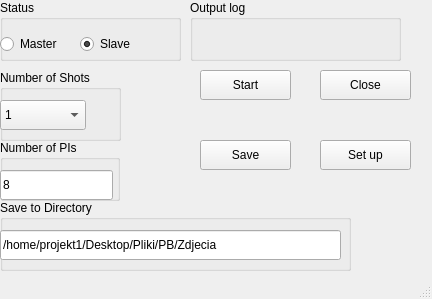
<?xml version="1.0" encoding="UTF-8"?>
<ui version="4.0">
 <class>MainWindow</class>
 <widget class="QMainWindow" name="MainWindow">
  <property name="geometry">
   <rect>
    <x>0</x>
    <y>0</y>
    <width>432</width>
    <height>299</height>
   </rect>
  </property>
  <property name="windowTitle">
   <string>MainWindow</string>
  </property>
  <widget class="QWidget" name="centralwidget">
   <widget class="QGroupBox" name="groupBox">
    <property name="geometry">
     <rect>
      <x>0</x>
      <y>0</y>
      <width>181</width>
      <height>61</height>
     </rect>
    </property>
    <property name="title">
     <string>Status</string>
    </property>
    <widget class="QRadioButton" name="radioButton">
     <property name="geometry">
      <rect>
       <x>0</x>
       <y>30</y>
       <width>113</width>
       <height>28</height>
      </rect>
     </property>
     <property name="text">
      <string>Master</string>
     </property>
    </widget>
    <widget class="QRadioButton" name="radioButton_2">
     <property name="geometry">
      <rect>
       <x>80</x>
       <y>30</y>
       <width>113</width>
       <height>28</height>
      </rect>
     </property>
     <property name="text">
      <string>Slave</string>
     </property>
     <property name="checked">
      <bool>true</bool>
     </property>
    </widget>
   </widget>
   <widget class="QPushButton" name="pushButton">
    <property name="geometry">
     <rect>
      <x>200</x>
      <y>70</y>
      <width>91</width>
      <height>30</height>
     </rect>
    </property>
    <property name="text">
     <string>Start</string>
    </property>
   </widget>
   <widget class="QPushButton" name="pushButton_2">
    <property name="geometry">
     <rect>
      <x>320</x>
      <y>70</y>
      <width>91</width>
      <height>30</height>
     </rect>
    </property>
    <property name="text">
     <string>Close</string>
    </property>
   </widget>
   <widget class="QGroupBox" name="groupBox_2">
    <property name="geometry">
     <rect>
      <x>190</x>
      <y>0</y>
      <width>211</width>
      <height>61</height>
     </rect>
    </property>
    <property name="title">
     <string>Output log</string>
    </property>
    <widget class="QLabel" name="label">
     <property name="geometry">
      <rect>
       <x>10</x>
       <y>30</y>
       <width>191</width>
       <height>22</height>
      </rect>
     </property>
     <property name="text">
      <string/>
     </property>
    </widget>
   </widget>
   <widget class="QGroupBox" name="groupBox_3">
    <property name="geometry">
     <rect>
      <x>0</x>
      <y>70</y>
      <width>121</width>
      <height>71</height>
     </rect>
    </property>
    <property name="title">
     <string>Number of Shots</string>
    </property>
    <widget class="QComboBox" name="comboBox">
     <property name="geometry">
      <rect>
       <x>0</x>
       <y>30</y>
       <width>86</width>
       <height>30</height>
      </rect>
     </property>
     <item>
      <property name="text">
       <string>1</string>
      </property>
     </item>
     <item>
      <property name="text">
       <string>2</string>
      </property>
     </item>
     <item>
      <property name="text">
       <string>4</string>
      </property>
     </item>
     <item>
      <property name="text">
       <string>5</string>
      </property>
     </item>
     <item>
      <property name="text">
       <string>8</string>
      </property>
     </item>
     <item>
      <property name="text">
       <string>10</string>
      </property>
     </item>
     <item>
      <property name="text">
       <string>20</string>
      </property>
     </item>
     <item>
      <property name="text">
       <string>25</string>
      </property>
     </item>
     <item>
      <property name="text">
       <string>40</string>
      </property>
     </item>
     <item>
      <property name="text">
       <string>50</string>
      </property>
     </item>
     <item>
      <property name="text">
       <string>100</string>
      </property>
     </item>
     <item>
      <property name="text">
       <string>200</string>
      </property>
     </item>
    </widget>
   </widget>
   <widget class="QGroupBox" name="groupBox_4">
    <property name="geometry">
     <rect>
      <x>0</x>
      <y>140</y>
      <width>120</width>
      <height>61</height>
     </rect>
    </property>
    <property name="title">
     <string>Number of PIs</string>
    </property>
    <widget class="QLineEdit" name="lineEdit">
     <property name="geometry">
      <rect>
       <x>0</x>
       <y>30</y>
       <width>113</width>
       <height>30</height>
      </rect>
     </property>
     <property name="text">
      <string>8</string>
     </property>
    </widget>
   </widget>
   <widget class="QGroupBox" name="groupBox_5">
    <property name="geometry">
     <rect>
      <x>0</x>
      <y>200</y>
      <width>351</width>
      <height>71</height>
     </rect>
    </property>
    <property name="title">
     <string>Save to Directory</string>
    </property>
    <widget class="QLineEdit" name="lineEdit_2">
     <property name="geometry">
      <rect>
       <x>0</x>
       <y>30</y>
       <width>341</width>
       <height>30</height>
      </rect>
     </property>
     <property name="text">
      <string>/home/projekt1/Desktop/Pliki/PB/Zdjecia</string>
     </property>
    </widget>
   </widget>
   <widget class="QPushButton" name="pushButton_3">
    <property name="geometry">
     <rect>
      <x>200</x>
      <y>140</y>
      <width>91</width>
      <height>30</height>
     </rect>
    </property>
    <property name="text">
     <string>Save</string>
    </property>
   </widget>
   <widget class="QPushButton" name="pushButton_4">
    <property name="geometry">
     <rect>
      <x>320</x>
      <y>140</y>
      <width>91</width>
      <height>30</height>
     </rect>
    </property>
    <property name="text">
     <string>Set up</string>
    </property>
   </widget>
  </widget>
  <widget class="QStatusBar" name="statusbar"/>
 </widget>
 <resources/>
 <connections/>
</ui>
